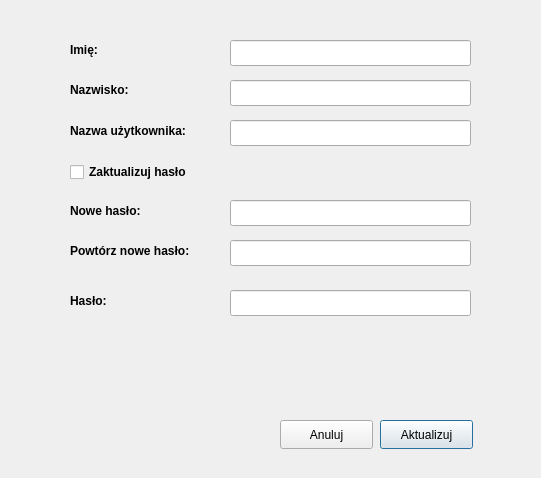
<?xml version="1.0" encoding="UTF-8"?>
<ui version="4.0">
 <class>EditUserForm</class>
 <widget class="QDialog" name="EditUserForm">
  <property name="geometry">
   <rect>
    <x>0</x>
    <y>0</y>
    <width>541</width>
    <height>478</height>
   </rect>
  </property>
  <property name="windowTitle">
   <string>Edytuj użytkownika</string>
  </property>
  <widget class="QLabel" name="secondNameLabel">
   <property name="geometry">
    <rect>
     <x>70</x>
     <y>80</y>
     <width>71</width>
     <height>20</height>
    </rect>
   </property>
   <property name="font">
    <font>
     <bold>true</bold>
    </font>
   </property>
   <property name="text">
    <string>Nazwisko:</string>
   </property>
  </widget>
  <widget class="QLabel" name="usernameLabel">
   <property name="geometry">
    <rect>
     <x>70</x>
     <y>120</y>
     <width>141</width>
     <height>21</height>
    </rect>
   </property>
   <property name="font">
    <font>
     <bold>true</bold>
    </font>
   </property>
   <property name="text">
    <string>Nazwa użytkownika:</string>
   </property>
  </widget>
  <widget class="QLineEdit" name="usernameText">
   <property name="geometry">
    <rect>
     <x>230</x>
     <y>120</y>
     <width>241</width>
     <height>26</height>
    </rect>
   </property>
  </widget>
  <widget class="QLineEdit" name="firstNameText">
   <property name="geometry">
    <rect>
     <x>230</x>
     <y>40</y>
     <width>241</width>
     <height>26</height>
    </rect>
   </property>
  </widget>
  <widget class="QPushButton" name="updateButton">
   <property name="enabled">
    <bool>true</bool>
   </property>
   <property name="geometry">
    <rect>
     <x>380</x>
     <y>420</y>
     <width>93</width>
     <height>29</height>
    </rect>
   </property>
   <property name="text">
    <string>Aktualizuj</string>
   </property>
   <property name="autoDefault">
    <bool>true</bool>
   </property>
  </widget>
  <widget class="QLabel" name="firstNameLabel">
   <property name="geometry">
    <rect>
     <x>70</x>
     <y>40</y>
     <width>63</width>
     <height>20</height>
    </rect>
   </property>
   <property name="font">
    <font>
     <bold>true</bold>
    </font>
   </property>
   <property name="text">
    <string>Imię:</string>
   </property>
  </widget>
  <widget class="QLabel" name="passwordLabel">
   <property name="geometry">
    <rect>
     <x>70</x>
     <y>290</y>
     <width>63</width>
     <height>21</height>
    </rect>
   </property>
   <property name="font">
    <font>
     <bold>true</bold>
    </font>
   </property>
   <property name="text">
    <string>Hasło:</string>
   </property>
  </widget>
  <widget class="QPushButton" name="cancelButton">
   <property name="geometry">
    <rect>
     <x>280</x>
     <y>420</y>
     <width>93</width>
     <height>29</height>
    </rect>
   </property>
   <property name="text">
    <string>Anuluj</string>
   </property>
   <property name="autoDefault">
    <bool>false</bool>
   </property>
  </widget>
  <widget class="QLineEdit" name="secondNameText">
   <property name="geometry">
    <rect>
     <x>230</x>
     <y>80</y>
     <width>241</width>
     <height>26</height>
    </rect>
   </property>
   <property name="text">
    <string/>
   </property>
  </widget>
  <widget class="QLineEdit" name="passwordText">
   <property name="geometry">
    <rect>
     <x>230</x>
     <y>290</y>
     <width>241</width>
     <height>26</height>
    </rect>
   </property>
   <property name="echoMode">
    <enum>QLineEdit::EchoMode::Password</enum>
   </property>
  </widget>
  <widget class="QCheckBox" name="newPasswordCheckbox">
   <property name="geometry">
    <rect>
     <x>70</x>
     <y>160</y>
     <width>151</width>
     <height>24</height>
    </rect>
   </property>
   <property name="font">
    <font>
     <bold>true</bold>
    </font>
   </property>
   <property name="text">
    <string>Zaktualizuj hasło</string>
   </property>
  </widget>
  <widget class="QLabel" name="alertBox">
   <property name="geometry">
    <rect>
     <x>170</x>
     <y>350</y>
     <width>181</width>
     <height>41</height>
    </rect>
   </property>
   <property name="styleSheet">
    <string notr="true">color: red;
font-weight: bold;
font-size: 15px;
text-align: center;</string>
   </property>
   <property name="text">
    <string/>
   </property>
   <property name="alignment">
    <set>Qt::AlignmentFlag::AlignCenter</set>
   </property>
  </widget>
  <widget class="QLabel" name="newPasswordLabel">
   <property name="geometry">
    <rect>
     <x>70</x>
     <y>200</y>
     <width>131</width>
     <height>21</height>
    </rect>
   </property>
   <property name="font">
    <font>
     <bold>true</bold>
    </font>
   </property>
   <property name="text">
    <string>Nowe hasło:</string>
   </property>
  </widget>
  <widget class="QLineEdit" name="newPasswordText">
   <property name="geometry">
    <rect>
     <x>230</x>
     <y>200</y>
     <width>241</width>
     <height>26</height>
    </rect>
   </property>
   <property name="echoMode">
    <enum>QLineEdit::EchoMode::Password</enum>
   </property>
  </widget>
  <widget class="QLabel" name="newPasswordRepeatLabel">
   <property name="geometry">
    <rect>
     <x>70</x>
     <y>240</y>
     <width>141</width>
     <height>21</height>
    </rect>
   </property>
   <property name="font">
    <font>
     <bold>true</bold>
    </font>
   </property>
   <property name="text">
    <string>Powtórz nowe hasło:</string>
   </property>
  </widget>
  <widget class="QLineEdit" name="newPasswordRepeatText">
   <property name="geometry">
    <rect>
     <x>230</x>
     <y>240</y>
     <width>241</width>
     <height>26</height>
    </rect>
   </property>
   <property name="echoMode">
    <enum>QLineEdit::EchoMode::Password</enum>
   </property>
  </widget>
 </widget>
 <resources/>
 <connections/>
</ui>
